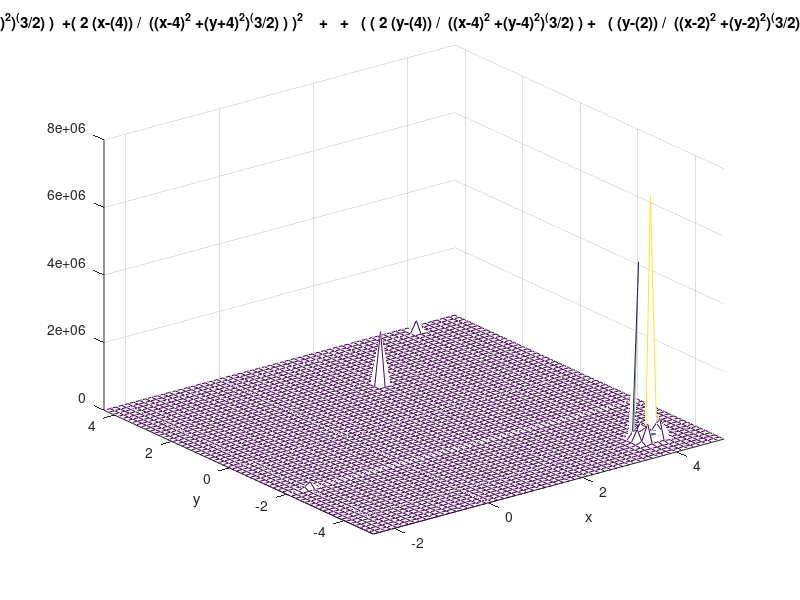

Reproduce this figure in MATLAB.
%CAMPO ELECTRICO DE CARGAS PUNTUALES 
clear all
clc

ezmeshc(' ( ( ( 2*(x-(4)) /  ((x-4)^2 +(y-4)^2)^(3/2) ) +   ( 2*(x-(2)) /  ((x-2)^2 +(y-2)^2)^(3/2) )    +   ( 2*(x+(2)) /  ((x+2)^2 +(y+2)^2)^(3/2) )  +( 2*(x-(4)) /  ((x-4)^2 +(y+4)^2)^(3/2) ) )^2    +   +   ( ( 2*(y-(4)) /  ((x-4)^2 +(y-4)^2)^(3/2) ) +   ( (y-(2)) /  ((x-2)^2 +(y-2)^2)^(3/2) )    +   ( (y+(2)) /  ((x+2)^2 +(y+2)^2)^(3/2) )  +( 2*(y-(4)) /  ((x-4)^2 +(y+4)^2)^(3/2) ) )^2            )        ^1/2                                ')
